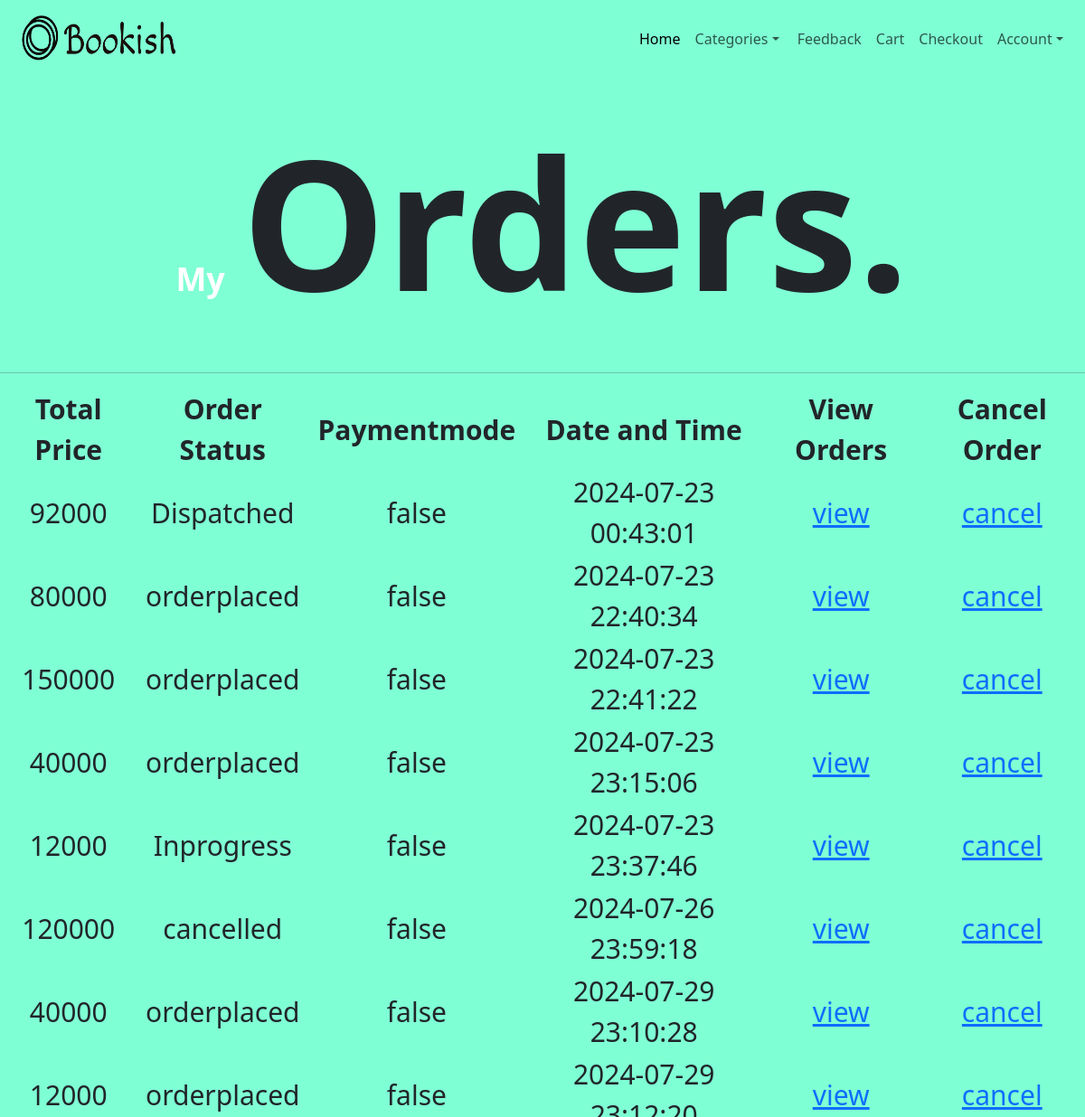
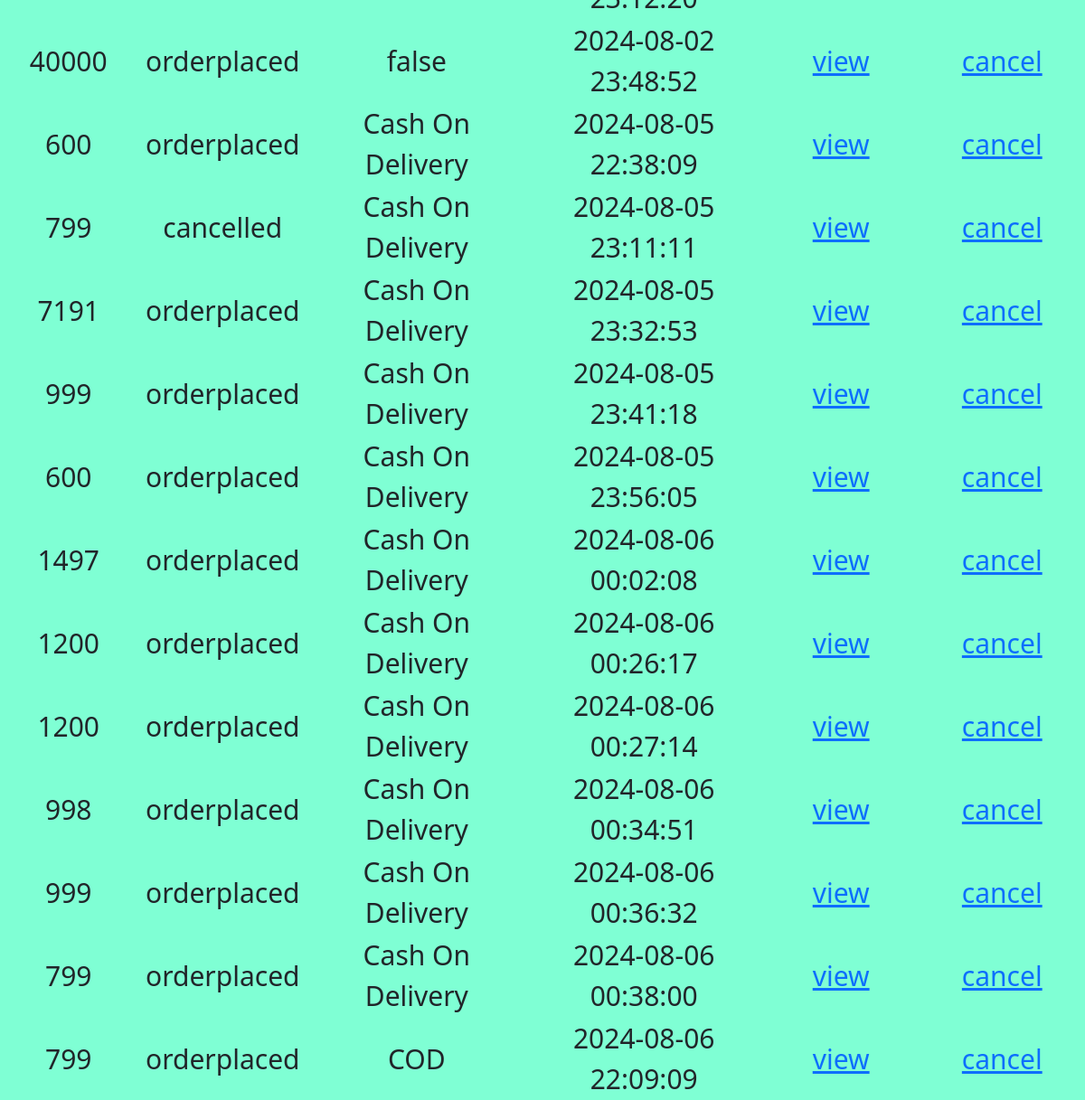
The app's page /myOrders.php (signed in) with its own data (2 pictures, top to bottom).
### tables this page shows
CREATE TABLE IF NOT EXISTS `orders` (
  `id` int(10) NOT NULL AUTO_INCREMENT,
  `userid` int(10) NOT NULL,
  `totalprice` varchar(100) NOT NULL,
  `orderstatus` varchar(100) NOT NULL,
  `paymentmode` varchar(100) NOT NULL,
  `timestamp` datetime NOT NULL DEFAULT CURRENT_TIMESTAMP,
  PRIMARY KEY (`id`)
);

### myOrders.php (the view, shortened to what this page needs)
<!DOCTYPE html>
<html lang="en">
<head>
    <link rel="stylesheet" href="https://cdn.jsdelivr.net/npm/bootstrap@5.3.3/dist/css/bootstrap.rtl.min.css">
    <link rel="stylesheet" href="example.css">
    <?php
    include('dbconnection.php');
    ?>
</head>
<body>
<nav class="navbar navbar-expand-lg ">
  <div class="container-fluid">
  <img src="product_images/logo.png" alt="" height="70px" width="200px">
    <div class="collapse navbar-collapse" id="navbarSupportedContent">
      <ul class="navbar-nav me-auto mb-2 mb-lg-0">
        <li class="nav-item">
          <a class="nav-link active" aria-current="page" href="index.php">Home</a>
        </li>
        <li class="nav-item dropdown">
          <a class="nav-link dropdown-toggle" href="#" role="button" data-bs-toggle="dropdown" aria-expanded="false">
            Categories
          </a>
        </li>
        <li class="nav-item">
          <a class="nav-link" href="feedBack.php">Feedback</a>
        </li>
        <li class="nav-item">
          <a class="nav-link" href="myCart1.php">Cart</a>
        </li>
        <li class="nav-item">
          <a class="nav-link" href="checkOut.php">Checkout</a>
        </li>
        <li class="nav-item dropdown">
          <a class="nav-link dropdown-toggle" href="#" role="button" data-bs-toggle="dropdown" aria-expanded="false">
            Account
          </a>
        </li>
    </div>
  </div>
</nav>
<div class="heading" >
                              <b  class="int"> My &nbsp;</b  ><b class="book">Orders. </b>  <br>
        </div>
                             <table align="center" style="font-size:30px;text-align:center;">
                                                    <thead>
                                <tr>
                                  <th>Total Price</th>
                                  <th>Order Status</th>
                                  <th>Paymentmode</th>
                                  <th>Date and Time</th>
                                  <th>View Orders</th>
                                              <th>Cancel Order</th>
                                </tr>
                                <hr>
                              </thead>
                              <tbody >
				<?php
				$c_id = $_SESSION['customerid'];
				$sql = "SELECT * FROM orders WHERE userid='$c_id'";
				$result = mysqli_query($con, $sql);
				if (mysqli_num_rows($result) > 0) {
				 while($row = mysqli_fetch_assoc($result)) {
 			?>
					<tr>
						<td>
							<?php echo $row["totalprice"] ?>
						</td>
						<td>
						<?php echo $row["orderstatus"] ?>
						</td>
						<td>
						<?php echo $row["paymentmode"] ?>
						</td>
						<td>
						<?php echo $row["timestamp"] ?>
						</td>
						<td>
							<a href="vorders.php?id=<?php echo $row["id"]?>">view</a>
						</td>
                        <td>
							<a href="corders.php?id=<?php echo $row["id"]?>">cancel</a>
						</td>
					</tr>
			<?php
				}
			   } else {
				 echo "0 results";
			   }
			 ?>
				</tbody>
                              </table>
</body>
</html>

### example.css (style rules this page uses)
body { background-color: aquamarine; }
.navbar { background-color: aquamarine; }
.heading { font-size: 3vw; text-align: center; padding: 1px; margin: 8px; }
.int { color:white; }
.book { font-size: 200px; }

### records on screen
orders: totalprice "92000", orderstatus "Dispatched", paymentmode "false", timestamp "2024-07-23 00:43:01"
orders: totalprice "80000", orderstatus "orderplaced", paymentmode "false", timestamp "2024-07-23 22:40:34"
orders: totalprice "150000", orderstatus "orderplaced", paymentmode "false", timestamp "2024-07-23 22:41:22"
orders: totalprice "40000", orderstatus "orderplaced", paymentmode "false", timestamp "2024-07-23 23:15:06"
orders: totalprice "12000", orderstatus "Inprogress", paymentmode "false", timestamp "2024-07-23 23:37:46"
orders: totalprice "120000", orderstatus "cancelled", paymentmode "false", timestamp "2024-07-26 23:59:18"
orders: totalprice "40000", orderstatus "orderplaced", paymentmode "false", timestamp "2024-07-29 23:10:28"
orders: totalprice "12000", orderstatus "orderplaced", paymentmode "false", timestamp "2024-07-29 23:12:20"
orders: totalprice "40000", orderstatus "orderplaced", paymentmode "false", timestamp "2024-08-02 23:48:52"
orders: totalprice "600", orderstatus "orderplaced", paymentmode "Cash On Delivery", timestamp "2024-08-05 22:38:09"
orders: totalprice "799", orderstatus "cancelled", paymentmode "Cash On Delivery", timestamp "2024-08-05 23:11:11"
orders: totalprice "7191", orderstatus "orderplaced", paymentmode "Cash On Delivery", timestamp "2024-08-05 23:32:53"
orders: totalprice "999", orderstatus "orderplaced", paymentmode "Cash On Delivery", timestamp "2024-08-05 23:41:18"
orders: totalprice "600", orderstatus "orderplaced", paymentmode "Cash On Delivery", timestamp "2024-08-05 23:56:05"
orders: totalprice "1497", orderstatus "orderplaced", paymentmode "Cash On Delivery", timestamp "2024-08-06 00:02:08"
orders: totalprice "1200", orderstatus "orderplaced", paymentmode "Cash On Delivery", timestamp "2024-08-06 00:26:17"
orders: totalprice "1200", orderstatus "orderplaced", paymentmode "Cash On Delivery", timestamp "2024-08-06 00:27:14"
orders: totalprice "998", orderstatus "orderplaced", paymentmode "Cash On Delivery", timestamp "2024-08-06 00:34:51"
orders: totalprice "999", orderstatus "orderplaced", paymentmode "Cash On Delivery", timestamp "2024-08-06 00:36:32"
orders: totalprice "799", orderstatus "orderplaced", paymentmode "Cash On Delivery", timestamp "2024-08-06 00:38:00"
orders: totalprice "799", orderstatus "orderplaced", paymentmode "COD", timestamp "2024-08-06 22:09:09"
